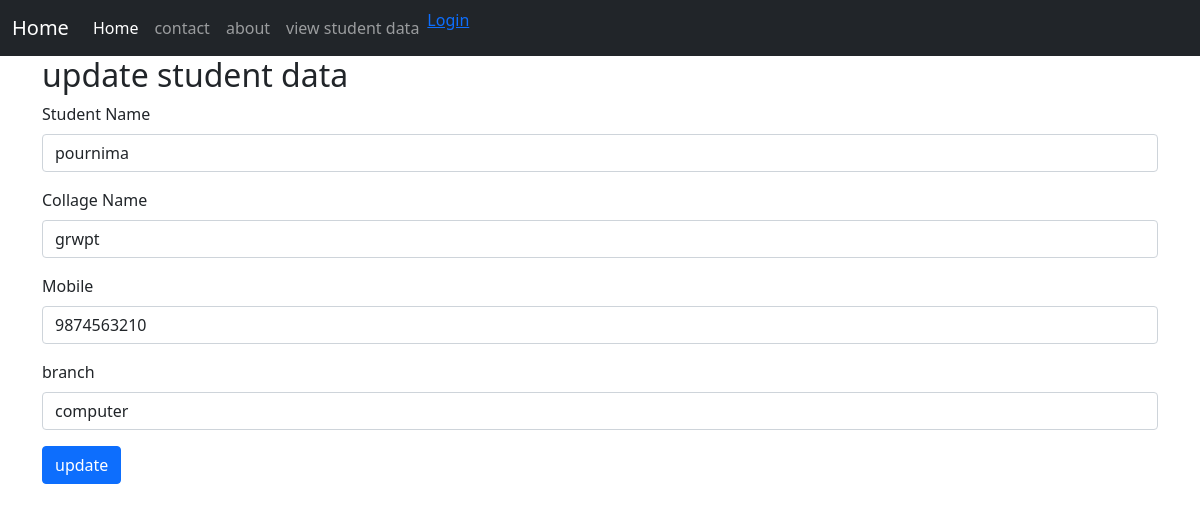
/edit_info/3, run on the app's committed database.
### home/models.py (models this page shows, shortened)
class Student(models.Model):
    id = models.AutoField(primary_key=True)
    studentname = models.CharField(max_length=50)
    collagename = models.CharField(max_length=100)
    branch = models.CharField(max_length=100)
    mobilenum = models.IntegerField()

### home/views.py (the view)
# urls.py: path("edit_info/<int:id>" , views.edit_info , name="edit_info"),
def edit_info(request , id):
    context = {
        "edit_info" : Student.objects.get(id=id)
    }
    return render( request , "edit_info.html" , context)

### templates/edit_info.html (shortened to what this page needs)
{% extends "base.html" %} {% block title %} add student {% endblock title %}{% block body%}
<div class="container">
    <form method="POST" action="/update/{{edit_info.id}}">
        <h2>update student data</h2>
        <div class="mb-3">
            <label for="stu_name" class="form-label">Student Name</label>
            <input type="text" class="form-control" id="stu_name" name="stu_name" value={{ edit_info.studentname }}>
        </div>
        <div class="mb-3">
            <label for="collage_name" class="form-label">Collage Name</label>
            <input type="text" class="form-control" id="collage_name" name="collage_name" value={{ edit_info.collagename }}>
        </div>
        <div class="mb-3">
            <label for="mobile" class="form-label">Mobile</label>
            <input type="tel" class="form-control" id="mobile" name="mobile" value={{ edit_info.mobilenum }}>
        </div>
        <div class="mb-3">
            <label for="branch" class="form-label">branch</label>
            <input type="text" class="form-control" name="branch" id="branch" value={{ edit_info.branch }}>
        </div>
        <button type="submit" class="btn btn-primary">update</button>
    </form>
</div>
{% endblock body%}

### data on the page
Student: stu_name "pournima", collage_name "grwpt", mobile "9874563210", branch "computer"
